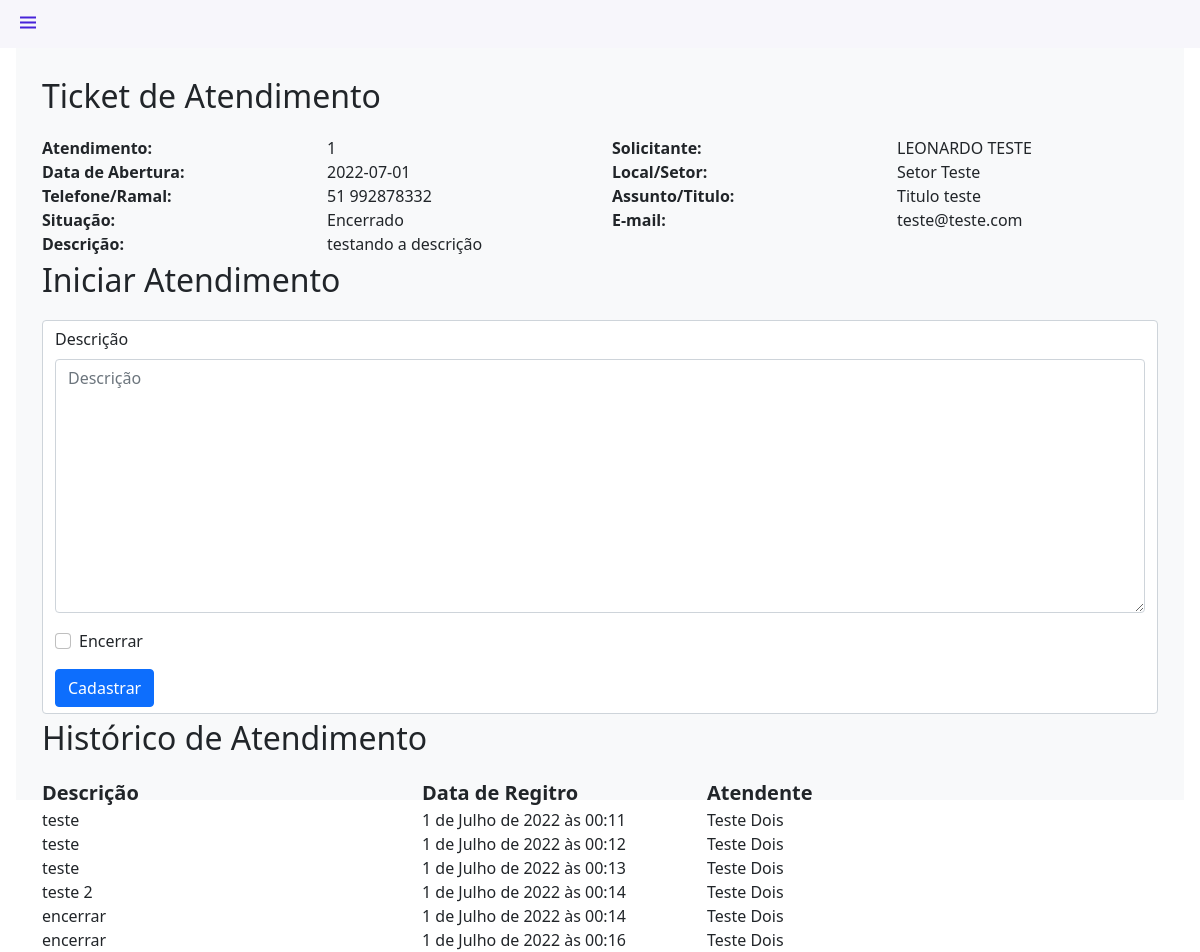
The page /tickets/1 (signed in) on the database its author committed.
### tickets/models.py (models this page shows, shortened)
class OpenTicketModel(models.Model):
    id_ticket = models.IntegerField('idticket', primary_key=True, auto_created=True, unique=True)
    nome = models.CharField('nome', max_length=50)
    email = models.EmailField('email', max_length=100)
    setor = models.CharField('Setor', max_length=50)
    tel_ramal = models.CharField('contato', max_length=50)
    titulo = models.CharField('titulo', max_length=100)
    dsticket = models.CharField('dschamado', max_length=1500)
    createDate = models.DateTimeField('createdate', default=timezone.now)
    status = models.FloatField(default=False)
    closeDate = models.DateTimeField('closeDate', default=timezone.now)

class historiesForTickets(models.Model):
    idTicket = models.IntegerField('idticket')
    idUser = models.IntegerField('iduserresponsavel', default=False)
    dstkHistories = models.CharField('dsticket', max_length=1500)
    dateHistories = models.DateTimeField('date', default=timezone.now)

### tickets/views.py (the view)
# urls.py: path('tickets/<int:id_ticket>', ticketPage, name='ticket'),
def ticketPage(request, id_ticket):
    def TabelaRelacional():
        tableRelac = historiesForTickets.objects.all()
        tableRelac.create(idTicket=id_ticket, idUser=request.user.id, dstkHistories=request.POST['dstkHistories'])
        print(request.POST)
    def encerrarTicket():
        try:
            ticket = OpenTicketModel.objects.get(id_ticket=id_ticket)
            if request.POST['encerrar']:
                ticket.status = '1'
                ticket.closeDate = timezone.now()
                ticket.save()
            else:
                pass
        except KeyError:
            pass
    if request.user.is_authenticated:
        if request.POST:
            form = historiesForTicketsForm(request.POST)
            if form.is_valid():
                messages.success(request, 'Deus Abençoe!')
                TabelaRelacional()
                encerrarTicket()
                form = historiesForTicketsForm()
                return redirect('index')
            else:
                form = historiesForTicketsForm()
        else:
            form = historiesForTicketsForm()
        tablehistor = historiesForTickets.objects.filter(idTicket=id_ticket)
        tableUser= User.objects.filter().order_by('id')
        context = {
            'ticketObj': OpenTicketModel.objects.get(id_ticket=id_ticket),
            'form': form,
            'tablehistor': tablehistor,
            'tableuser': tableUser,
        }
        return render(request, 'ticketPage.html', context)
    else:
        messages.error(request, 'Efetuar Login Para Continuar!')
        return redirect('auth')

### tickets/forms.py
class historiesForTicketsForm(ModelForm):
    dstkHistories = forms.CharField(label='Descrição', required=True, max_length=1500, widget=forms.Textarea)
    encerrar = forms.CharField(label='Encerrar', required=False, widget=forms.CheckboxInput)
    class Meta:
        model = historiesForTickets
        fields = [
            'dstkHistories'
        ]

### templates/ticketPage.html (shortened to what this page needs)
{% extends 'base.html' %}
{% load django_bootstrap5 %}
{% load static %}
{% block content %}
    <br>
    <br>
    <br>
    <div class="container">
        <p class="fs-2 fw-bolt">
            Ticket de Atendimento
        </p>
        <div class="row row-cols-4">
            <div class="col fs-6 fw-bolder">
                Atendimento:
            </div>
            <div class="col">
                {{ ticketObj.pk }}
            </div>
            <div class="col fs-6 fw-bolder">
                Solicitante:
            </div>
            <div class="col">
                {{ ticketObj.nome }}
            </div>
            <div class="col fs-6 fw-bolder">
                Data de Abertura:
            </div>
            <div class="col">
                {{ ticketObj.createDate.date.isoformat.title }}
            </div>
            <div class="col fs-6 fw-bolder">
                Local/Setor:
            </div>
            <div class="col">
                {{ ticketObj.setor }}
            </div>
            <div class="col fs-6 fw-bolder">
                Telefone/Ramal:
            </div>
            <div class="col">
                {{ ticketObj.tel_ramal }}
            </div>
            <div class="col fs-6 fw-bolder">
                Assunto/Titulo:
            </div>
            <div class="col">
                {{ ticketObj.titulo }}
            </div>
            <div class="col fs-6 fw-bolder">
                Situação:
            </div>
            <div class="col">
                {% if ticketObj.status != 1 %}
                Aguardando Atendimento
                {% else %}
                Encerrado
                {% endif %}
            </div>
            <div class="col fs-6 fw-bolder">
                E-mail:
            </div>
            <div class="col">
                {{ ticketObj.email }}
            </div>
            <div class="col fs-6 fw-bolder">
                Descrição:
            </div>
            <div class="col col-lg-8">
                {{ ticketObj.dsticket }}
            </div>
        </div>
    </div>
    <div class="container">
        <p class="fs-2 fw-bolt">
            Iniciar Atendimento
        </p>
        <form action="{% url 'ticket' ticketObj.id_ticket %}" method="post" class="form-control" autocomplete="off" enctype="multipart/form-data">
            {% bootstrap_form form %}
            <button type="submit" class="btn btn-primary">Cadastrar</button>
        </form>
    </div>
    <div class="container">
        <p class="fs-2 fw-bolt">
            Histórico de Atendimento
        </p>
        <div class="row row-cols-3">
            <div class="col fs-5 fw-bolder">
                Descrição
            </div>
            <div class="col-3 fs-5 fw-bolder">
                Data de Regitro
            </div>
            <div class="col-2 fs-5 fw-bolder">
                Atendente
            </div>
            {% for hist in tablehistor %}
                <div class="col">
                    {{ hist.dstkHistories }}
                </div>
                <div class="col-3">
                    {{ hist.dateHistories }}
                </div>
                <div class="col-2">
                    {% for user in tableuser %}
                        {% if user.id == hist.idUser %}
                            {{ user.first_name }} {{ user.last_name }}
                        {% endif %}
                    {% endfor %}
                </div>
            {% endfor %}
        </div>
{% endblock %}

### tickets/static/css/styles.css (style rules this page uses)
:root { --header-height: 3rem; --nav-width: 68px; --first-color: #4723D9; --first-color-light: #AFA5D9; --white-color: #F7F6FB; --body-font: 'Nunito', sans-serif; --normal-font-size: 1rem; --z-fixed: 100 }
body { position: relative; margin: var(--header-height) 0 0 0; padding: 0 1rem;font-family: var(--body-font); font-size: var(--normal-font-size); transition: .5s }

### rows shown on the page
OpenTicketModel: pk "1", nome "LEONARDO TESTE", createDate "2022-07-01", setor "Setor Teste", tel_ramal "51 992878332", titulo "Titulo teste", email "teste@teste.com", dsticket "testando a descrição"
historiesForTickets: dstkHistories "teste", dateHistories "1 de Julho de 2022 às 00:11"
historiesForTickets: dstkHistories "teste", dateHistories "1 de Julho de 2022 às 00:12"
historiesForTickets: dstkHistories "teste", dateHistories "1 de Julho de 2022 às 00:13"
historiesForTickets: dstkHistories "teste 2", dateHistories "1 de Julho de 2022 às 00:14"
historiesForTickets: dstkHistories "encerrar", dateHistories "1 de Julho de 2022 às 00:14"
historiesForTickets: dstkHistories "encerrar", dateHistories "1 de Julho de 2022 às 00:16"

### other values the page prints
{{ user.first_name }} "Teste"
{{ user.last_name }} "Dois"
